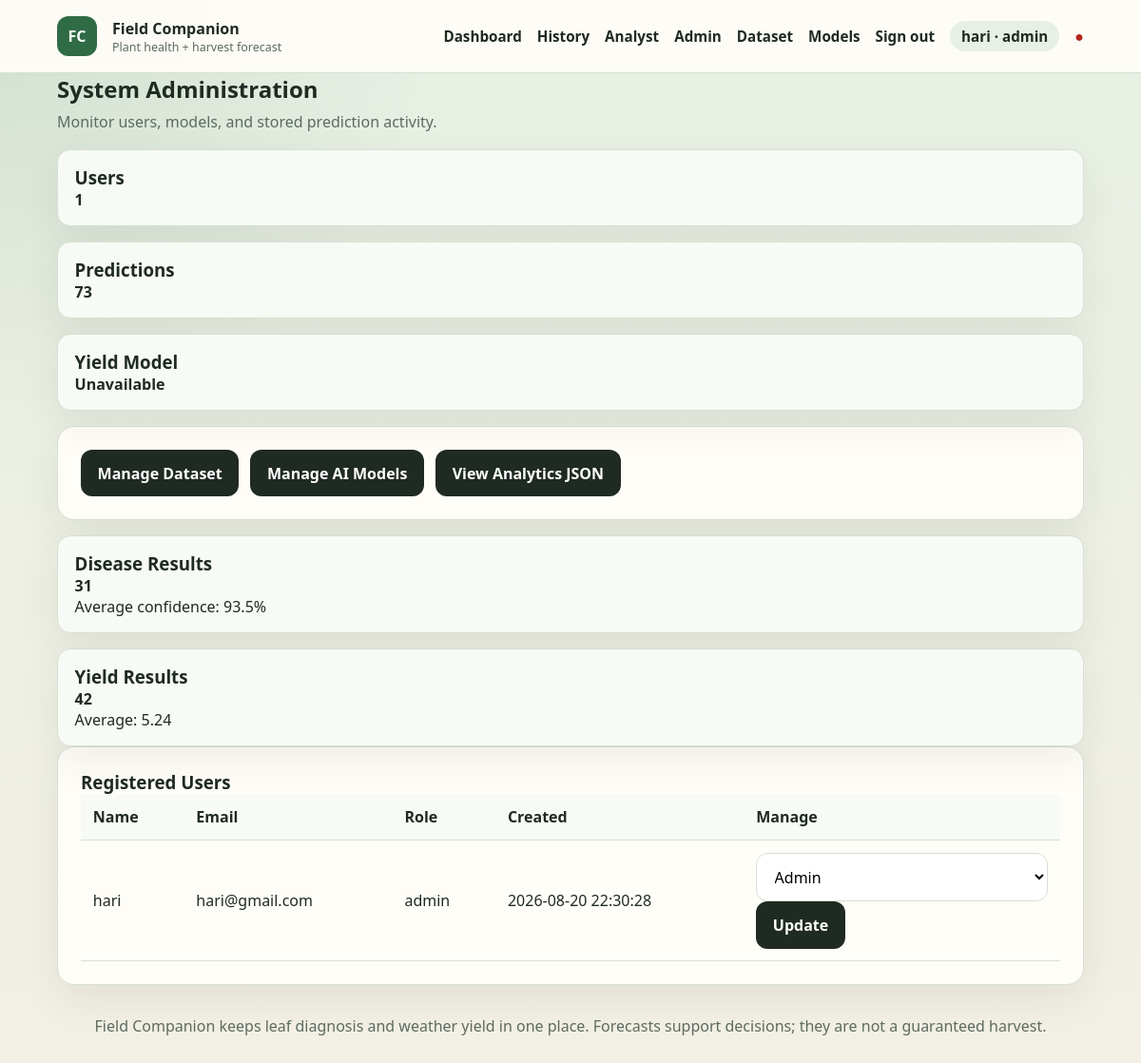
The page /admin (signed in) on the database its author committed.
### tables this page shows
CREATE TABLE users (
                id INTEGER PRIMARY KEY AUTOINCREMENT,
                name TEXT NOT NULL,
                email TEXT NOT NULL UNIQUE,
                password_hash TEXT NOT NULL,
                role TEXT NOT NULL DEFAULT 'farmer',
                created_at TEXT NOT NULL DEFAULT CURRENT_TIMESTAMP
            );

### app.py (the view)
@app.route("/admin")
@role_required("admin")
def admin_dashboard():
    return render_template(
        "admin.html",
        users=list_users(),
        users_count=count_records("users"),
        predictions_count=count_records("prediction_history"),
        summaries=prediction_summary(),
        yield_model_ready=yield_model_ready,
        buddy_ready=yield_pipeline.buddy_ready,
    )

### app.py (called while the page is built)
@app.context_processor
def inject_globals():
    return {
        "csrf_token": generate_csrf_token(),
        "user": current_user(),
    }

@app.before_request
def enforce_csrf():
    if request.endpoint in {"static"}:
        return None
    return csrf_protect(lambda: None)()

@app.after_request
def add_security_headers(response):
    response.headers.setdefault("X-Content-Type-Options", "nosniff")
    response.headers.setdefault("X-Frame-Options", "SAMEORIGIN")
    response.headers.setdefault("Referrer-Policy", "strict-origin-when-cross-origin")
    response.headers.setdefault(
        "Content-Security-Policy",
        "default-src 'self'; img-src 'self' data:; style-src 'self' 'unsafe-inline'; script-src 'self'; connect-src 'self'; base-uri 'self'; form-action 'self'",
    )
    response.headers.setdefault("Permissions-Policy", "camera=(), microphone=(), geolocation=()")
    if getattr(g, "rate_remaining", None) is not None:
        response.headers["X-RateLimit-Remaining"] = str(g.rate_remaining)
    return response

def current_user():
    user_id = session.get("user_id")
    return find_user(user_id) if user_id else None

def role_required(*roles):
    def decorator(view):
        @wraps(view)
        def wrapped(*args, **kwargs):
            user = current_user()
            if not user:
                if request.path.startswith("/api/"):
                    return jsonify({"error": "Authentication required."}), 401
                return redirect(url_for("login", next=request.path))
            if user["role"] not in roles:
                if request.path.startswith("/api/"):
                    return jsonify({"error": "You do not have permission for this resource."}), 403
                return render_template("error.html", code=403, message="You do not have permission for this page."), 403
            return view(*args, **kwargs)
        return wrapped
    return decorator

### utils/database.py (called while the page is built)
@contextmanager
def connection():
    DATABASE_PATH.parent.mkdir(parents=True, exist_ok=True)
    database = sqlite3.connect(DATABASE_PATH)
    database.row_factory = sqlite3.Row
    try:
        yield database
        database.commit()
    finally:
        database.close()

def find_user(user_id):
    with connection() as database:
        return database.execute("SELECT * FROM users WHERE id = ?", (user_id,)).fetchone()

### templates/admin.html (shortened to what this page needs)
{% extends "base.html" %}
{% block content %}
<div class="page-heading"><div><h2>System Administration</h2><p>Monitor users, models, and stored prediction activity.</p></div></div>
<div class="status-grid admin-stats"><div class="status-card"><h3>Users</h3><strong>{{ users_count }}</strong></div><div class="status-card"><h3>Predictions</h3><strong>{{ predictions_count }}</strong></div><div class="status-card"><h3>Yield Model</h3><strong>{{ 'Ready' if yield_model_ready else 'Unavailable' }}{% if buddy_ready %} · Buddy on{% endif %}</strong></div></div>
<div class="panel admin-actions"><a class="btn btn-secondary" href="{{ url_for('manage_dataset') }}">Manage Dataset</a><a class="btn btn-secondary" href="{{ url_for('manage_models') }}">Manage AI Models</a><a class="btn btn-secondary" href="{{ url_for('analytics') }}">View Analytics JSON</a></div>
<div class="status-grid admin-stats">{% for summary in summaries %}<div class="status-card"><h3>{{ summary['prediction_type']|capitalize }} Results</h3><strong>{{ summary['total'] }}</strong><p>{% if summary['prediction_type'] == 'yield' %}Average: {{ summary['average_yield']|round(2) }}{% else %}Average confidence: {{ (summary['average_confidence'] * 100)|round(1) }}%{% endif %}</p></div>{% endfor %}</div>
<div class="table-panel panel"><h3>Registered Users</h3><div class="table-scroll"><table><thead><tr><th>Name</th><th>Email</th><th>Role</th><th>Created</th><th>Manage</th></tr></thead><tbody>{% for user in users %}<tr><td>{{ user['name'] }}</td><td>{{ user['email'] }}</td><td>{{ user['role'] }}</td><td>{{ user['created_at'] }}</td><td><form method="post" action="{{ url_for('update_user_role', user_id=user['id']) }}"><input type="hidden" name="csrf_token" value="{{ csrf_token }}"><select name="role"><option value="farmer" {% if user['role'] == 'farmer' %}selected{% endif %}>Farmer</option><option value="analyst" {% if user['role'] == 'analyst' %}selected{% endif %}>Analyst</option><option value="admin" {% if user['role'] == 'admin' %}selected{% endif %}>Admin</option></select><button class="btn btn-secondary" type="submit">Update</button></form></td></tr>{% endfor %}</tbody></table></div></div>
{% endblock %}

### templates/base.html (shortened to what this page needs)
<!DOCTYPE html>
<html lang="en">
<head>
    <link rel="stylesheet" href="{{ url_for('static', filename='css/style.css') }}">
</head>
<body>
    <nav class="navbar">
        <div class="container">
            <a class="navbar-brand" href="{{ url_for('index') }}">
                <span class="brand-mark">FC</span>
                <span>
                    <strong>Field Companion</strong>
                    <small>Plant health + harvest forecast</small>
                </span>
            </a>
            <div class="navbar-menu" id="navbar-menu">
                <a href="{{ url_for('index') }}">Dashboard</a>
                {% if user %}<a href="{{ url_for('history') }}">History</a>{% endif %}
                {% if user and user['role'] in ('analyst', 'admin') %}<a href="{{ url_for('analyst_dashboard') }}">Analyst</a>{% endif %}
                {% if user and user['role'] == 'admin' %}
                    <a href="{{ url_for('admin_dashboard') }}">Admin</a>
                    <a href="{{ url_for('manage_dataset') }}">Dataset</a>
                    <a href="{{ url_for('manage_models') }}">Models</a>
                {% endif %}
                {% if user %}
                    <a href="{{ url_for('logout') }}">Sign out</a>
                    <span class="user-chip">{{ user['name'] }} · {{ user['role'] }}</span>
                {% else %}
                    <a href="{{ url_for('login') }}">Sign in</a>
                {% endif %}
                <span class="status-indicator" id="health-status" title="API status">●</span>
            </div>
        </div>
    </nav>
    <main class="container">
        {% block content %}{% endblock %}
    </main>
    <footer>
        <p>Field Companion keeps leaf diagnosis and weather yield in one place. Forecasts support decisions; they are not a guaranteed harvest.</p>
    </footer>
</body>
</html>

### static/css/style.css (style rules this page uses)
:root { --bg: #f3efe4; --bg-accent: #e7f0e4; --ink: #1f2a22; --muted: #5d6b61; --primary: #2f6b45; --primary-dark: #214d32; --secondary: #c47b2b; --card: #fffdf8; --line: #d7e0d4; --danger: #b42318; --warning: #9a6700; --radius: 18px; --shadow: 0 14px 40px rgba(33, 52, 38, 0.08); }
* { box-sizing: border-box; margin: 0; padding: 0; }
body { font-family: "Source Sans 3", "Segoe UI", sans-serif; background: radial-gradient(circle at top left, rgba(47, 107, 69, 0.12), transparent 28%), linear-gradient(180deg, var(--bg-accent), var(--bg)); color: var(--ink); min-height: 100vh; }
.container { max-width: 1120px; margin: 0 auto; padding: 0 20px; }
.navbar { position: sticky; top: 0; z-index: 20; background: rgba(255, 253, 248, 0.92); backdrop-filter: blur(10px); border-bottom: 1px solid var(--line); }
.navbar .container, .navbar-menu, .navbar-brand { display: flex; align-items: center; gap: 1rem; }
.navbar .container { justify-content: space-between; min-height: 76px; }
.navbar-brand { text-decoration: none; color: var(--ink); }
.navbar-brand small { display: block; color: var(--muted); font-size: 0.78rem; }
.brand-mark { width: 42px; height: 42px; border-radius: 12px; display: grid; place-items: center; background: var(--primary); color: white; font-weight: 800; }
.navbar-menu a, .navbar-menu .user-chip { color: var(--ink); text-decoration: none; font-weight: 600; font-size: 0.95rem; }
.user-chip { background: var(--bg-accent); border-radius: 999px; padding: 0.35rem 0.75rem; color: var(--muted); }
.status-indicator { color: var(--primary); }
main { padding: 2rem 0 3rem; }
.hero, .panel, .status-card, .info-panel, .table-panel, .auth-panel { background: var(--card); border: 1px solid var(--line); border-radius: var(--radius); box-shadow: var(--shadow); }
.hero p, .panel-description, .hint, .weather-source, .empty-state, .page-heading p { color: var(--muted); line-height: 1.55; }
.hero-status, .status-grid, .workflow, .panels-grid, .info-grid, .weather-grid, .yield-summary-grid { display: grid; gap: 1rem; }
.status-card, .workflow article, .info-card { padding: 1rem 1.1rem; border-radius: 14px; background: #f7faf5; border: 1px solid var(--line); }
.panel, .info-panel, .table-panel, .auth-panel { padding: 1.5rem; }
.panel h2, .info-panel h2, .page-heading h2 { margin-bottom: 0.4rem; }
select, input[type="text"], input[type="email"], input[type="password"], input[type="number"], input[type="file"] { width: 100%; padding: 0.8rem 0.9rem; border: 1px solid var(--line); border-radius: 12px; background: white; font: inherit; }
.btn { border: 0; border-radius: 12px; padding: 0.85rem 1.1rem; font: inherit; font-weight: 700; cursor: pointer; text-decoration: none; display: inline-flex; justify-content: center; }
.btn-secondary { background: var(--ink); color: white; }
.page-heading { display: flex; justify-content: space-between; margin-bottom: 1rem; }
.table-scroll { overflow-x: auto; }
table { width: 100%; border-collapse: collapse; }
th, td { text-align: left; padding: 0.8rem; border-bottom: 1px solid var(--line); }
th { background: #f7faf5; }
.admin-actions { display: flex; gap: 0.75rem; flex-wrap: wrap; margin: 1rem 0; }
footer { color: var(--muted); text-align: center; padding: 2rem 1rem 3rem; }

### rows shown on the page
users: name "hari", role "admin", email "hari@gmail.com", created_at "2026-08-20 22:30:28", role "Admin"

### other values the page prints
{{ users_count }} "1"
{{ predictions_count }} "73"
{{ 'Ready' if yield_model_ready else 'Unavailable' }} "Unavailable"
{{ summary['prediction_type']|capitalize }} "Disease" "Yield"
{{ summary['total'] }} "31" "42"
{{ (summary['average_confidence'] * 100)|round(1) }} "93.5"
{{ summary['average_yield']|round(2) }} "5.24"
